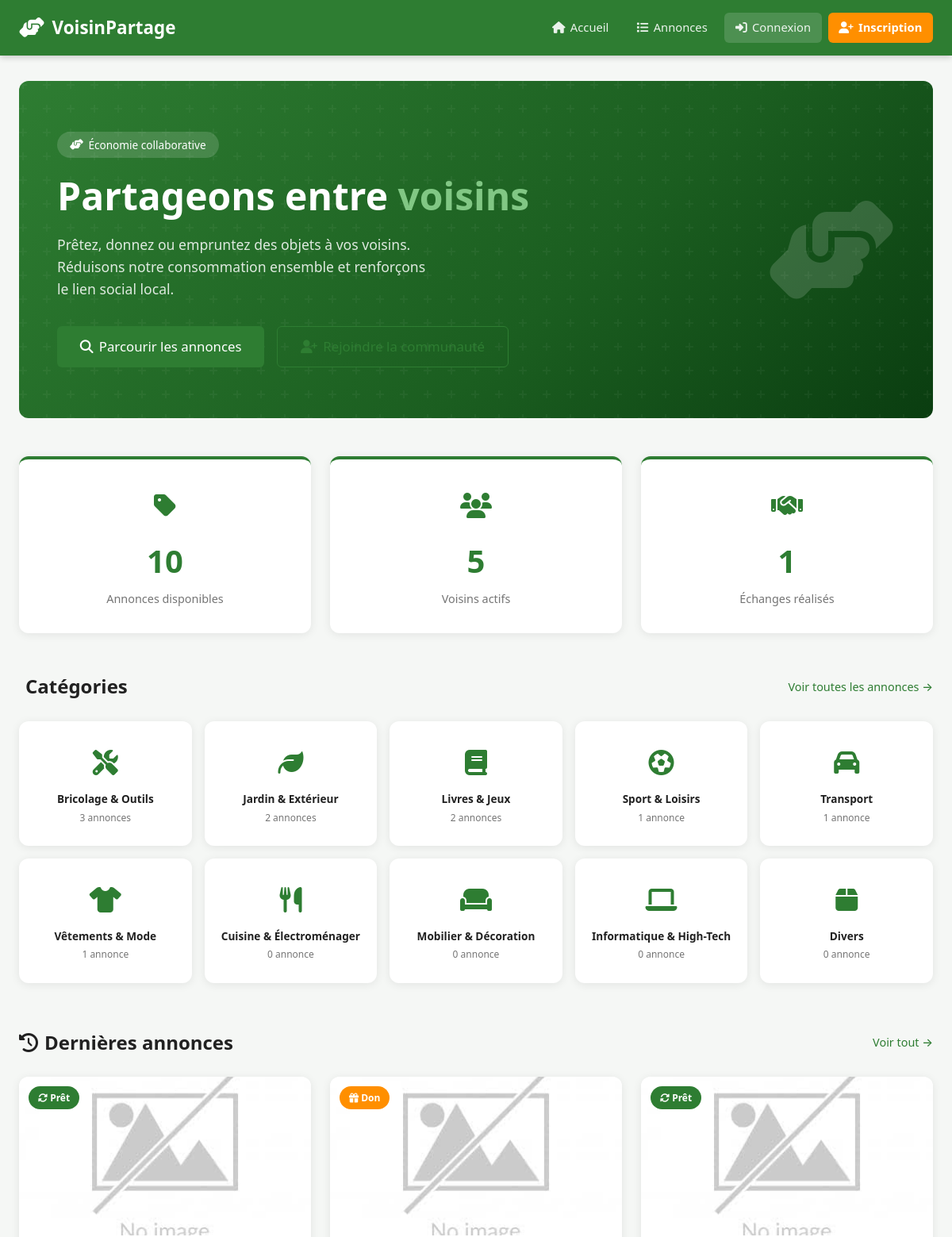
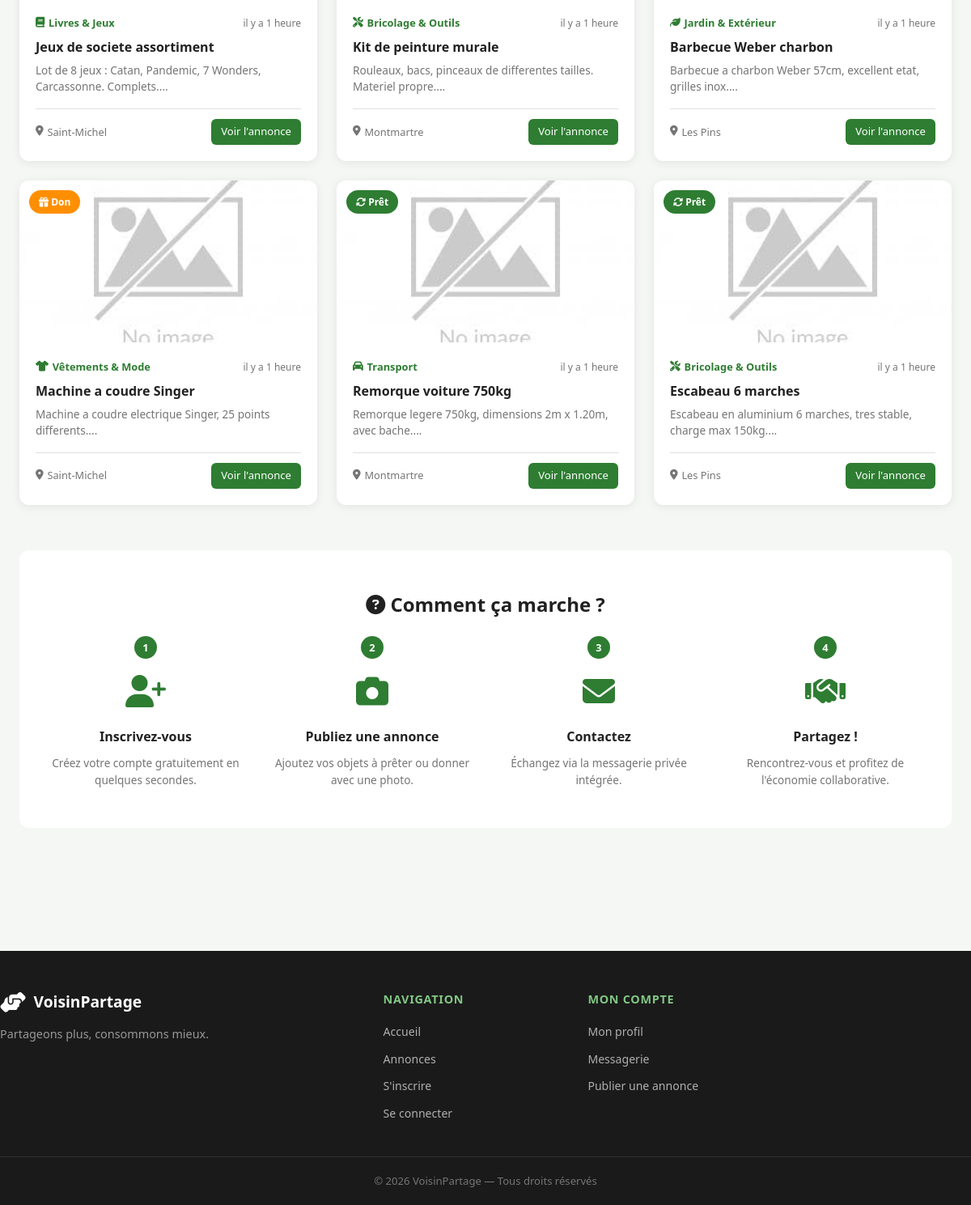
The page / on the database its author committed (2 pictures, top to bottom).
### tables this page shows
CREATE TABLE IF NOT EXISTS categories (
    id_categorie INT UNSIGNED NOT NULL AUTO_INCREMENT,
    nom          VARCHAR(100) NOT NULL,
    icone        VARCHAR(100) NOT NULL DEFAULT 'fa-solid fa-box',
    description  TEXT         DEFAULT NULL,
    PRIMARY KEY (id_categorie)
);

CREATE TABLE IF NOT EXISTS annonces (
    id_annonce      INT UNSIGNED  NOT NULL AUTO_INCREMENT,
    titre           VARCHAR(255)  NOT NULL,
    description     TEXT          NOT NULL,
    type            ENUM('pret','don') NOT NULL DEFAULT 'pret',
    statut          ENUM('disponible','reserve','indisponible') NOT NULL DEFAULT 'disponible',
    photo           VARCHAR(255)  NOT NULL DEFAULT 'no-image.png',
    date_publication DATETIME     NOT NULL DEFAULT CURRENT_TIMESTAMP,
    id_utilisateur  INT UNSIGNED  NOT NULL,
    id_categorie    INT UNSIGNED  NOT NULL,
    PRIMARY KEY (id_annonce),
    CONSTRAINT fk_annonce_user FOREIGN KEY (id_utilisateur)
        REFERENCES utilisateurs(id_utilisateur) ON DELETE CASCADE ON UPDATE CASCADE,
    CONSTRAINT fk_annonce_cat  FOREIGN KEY (id_categorie)
        REFERENCES categories(id_categorie)    ON DELETE RESTRICT ON UPDATE CASCADE
);

CREATE TABLE IF NOT EXISTS utilisateurs (
    id_utilisateur  INT UNSIGNED      NOT NULL AUTO_INCREMENT,
    nom             VARCHAR(100)      NOT NULL,
    prenom          VARCHAR(100)      NOT NULL,
    email           VARCHAR(255)      NOT NULL UNIQUE,
    mot_de_passe    VARCHAR(255)      NOT NULL,
    telephone       VARCHAR(20)       DEFAULT NULL,
    adresse         VARCHAR(255)      DEFAULT NULL,
    quartier        VARCHAR(100)      DEFAULT NULL,
    photo_profil    VARCHAR(255)      NOT NULL DEFAULT 'default.png',
    role            ENUM('utilisateur','administrateur') NOT NULL DEFAULT 'utilisateur',
    actif           TINYINT(1)        NOT NULL DEFAULT 1,
    date_inscription DATETIME         NOT NULL DEFAULT CURRENT_TIMESTAMP,
    PRIMARY KEY (id_utilisateur)
);

### includes/functions.php (called while the page is built, shortened)
<?php
function estConnecte(): bool {
    return !empty($_SESSION['user_id']);
}
function formaterDate(string $dateStr): string {
    $now  = new DateTime();
    $date = new DateTime($dateStr);
    $diff = $now->diff($date);
    if ($diff->h > 0) return 'il y a ' . $diff->h . ' heure' . ($diff->h > 1 ? 's' : '');
    return 'à l\'instant';
}
function e(string $str): string {
    return htmlspecialchars($str, ENT_QUOTES, 'UTF-8');
}
function getBaseUrl(): string {
    static $base = null;
    if ($base !== null) return $base;
    $docRoot = rtrim(str_replace('\\', '/', $_SERVER['DOCUMENT_ROOT']), '/');
    $selfDir = str_replace('\\', '/', dirname(__DIR__));
    $base = str_replace($docRoot, '', $selfDir);
    return $base;
}
function imgAnnonce(string $photo): string {
    $base = getBaseUrl();
    if (empty($photo) || $photo === 'no-image.png') {
        return $base . '/assets/images/no-image.png';
    }
    return $base . '/assets/images/uploads/annonces/' . $photo;
}

### index.php (the view, shortened to what this page needs)
<?php
require_once 'includes/functions.php';
$pdo = getDB();
$stmtAnnonces = $pdo->query("
    SELECT a.*, c.nom AS categorie_nom, c.icone AS categorie_icone,
           u.nom AS user_nom, u.prenom AS user_prenom, u.quartier
    FROM annonces a
    JOIN categories c ON a.id_categorie = c.id_categorie
    JOIN utilisateurs u ON a.id_utilisateur = u.id_utilisateur
    WHERE a.statut = 'disponible'
    ORDER BY a.date_publication DESC
    LIMIT 6
");
$dernieresAnnonces = $stmtAnnonces->fetchAll();
$stmtCats = $pdo->query("
    SELECT c.*, COUNT(a.id_annonce) AS nb_annonces
    FROM categories c
    LEFT JOIN annonces a ON c.id_categorie = a.id_categorie
        AND a.statut = 'disponible'
    GROUP BY c.id_categorie
    ORDER BY nb_annonces DESC
");
$categories = $stmtCats->fetchAll();
$stats = [
    'annonces' => $pdo->query("SELECT COUNT(*) FROM annonces WHERE statut = 'disponible'")->fetchColumn(),
    'users'    => $pdo->query("SELECT COUNT(*) FROM utilisateurs WHERE actif = 1")->fetchColumn(),
    'echanges' => $pdo->query("SELECT COUNT(*) FROM demandes_emprunt WHERE statut = 'terminee'")->fetchColumn(),
];
require_once 'includes/header.php';
?>
<section class="hero">
    <div class="hero-content">
        <div class="hero-badge">
            <i class="fa-solid fa-hands-helping"></i> Économie collaborative
        </div>
        <h1 class="hero-title">
            Partageons entre <span class="highlight">voisins</span>
        </h1>
        <p class="hero-subtitle">
            Prêtez, donnez ou empruntez des objets à vos voisins.
            Réduisons notre consommation ensemble et renforçons le lien social local.
        </p>
        <div class="hero-actions">
            <a href="annonces/liste.php" class="btn btn-primary btn-lg">
                <i class="fa-solid fa-magnifying-glass"></i> Parcourir les annonces
            </a>
            <?php if (estConnecte()): ?>
                <a href="annonces/creer.php" class="btn btn-outline btn-lg">
                    <i class="fa-solid fa-plus"></i> Publier une annonce
                </a>
            <?php else: ?>
                <a href="inscription.php" class="btn btn-outline btn-lg">
                    <i class="fa-solid fa-user-plus"></i> Rejoindre la communauté
                </a>
            <?php endif; ?>
        </div>
    </div>
    <div class="hero-illustration">
        <i class="fa-solid fa-hands-helping hero-icon"></i>
    </div>
</section>
<section class="stats-section">
    <div class="stats-grid">
        <div class="stat-card">
            <div class="stat-icon"><i class="fa-solid fa-tag"></i></div>
            <div class="stat-number"><?= $stats['annonces'] ?></div>
            <div class="stat-label">Annonces disponibles</div>
        </div>
        <div class="stat-card">
            <div class="stat-icon"><i class="fa-solid fa-users"></i></div>
            <div class="stat-number"><?= $stats['users'] ?></div>
            <div class="stat-label">Voisins actifs</div>
        </div>
        <div class="stat-card">
            <div class="stat-icon"><i class="fa-solid fa-handshake"></i></div>
            <div class="stat-number"><?= $stats['echanges'] ?></div>
            <div class="stat-label">Échanges réalisés</div>
        </div>
    </div>
</section>
<section class="section">
    <div class="section-header">
        <h2><i class="fa-solid fa-grid-2"></i> Catégories</h2>
        <a href="annonces/liste.php" class="btn-link">Voir toutes les annonces →</a>
    </div>
    <div class="categories-grid">
        <?php foreach ($categories as $cat): ?>
            <a href="annonces/liste.php?categorie=<?= $cat['id_categorie'] ?>"
               class="category-card">
                <div class="category-icon">
                    <i class="<?= e($cat['icone']) ?>"></i>
                </div>
                <div class="category-name"><?= e($cat['nom']) ?></div>
                <div class="category-count">
                    <?= $cat['nb_annonces'] ?>
                    annonce<?= $cat['nb_annonces'] > 1 ? 's' : '' ?>
                </div>
            </a>
        <?php endforeach; ?>
    </div>
</section>
<section class="section">
    <div class="section-header">
        <h2><i class="fa-solid fa-clock-rotate-left"></i> Dernières annonces</h2>
        <a href="annonces/liste.php" class="btn-link">Voir tout →</a>
    </div>
    <?php if (empty($dernieresAnnonces)): ?>
        <div class="empty-state">
            <i class="fa-solid fa-box-open"></i>
            <p>Aucune annonce disponible pour le moment.</p>
            <?php if (estConnecte()): ?>
                <a href="annonces/creer.php" class="btn btn-primary">
                    Publier la première annonce
                </a>
            <?php endif; ?>
        </div>
    <?php else: ?>
        <div class="annonces-grid">
            <?php foreach ($dernieresAnnonces as $a): ?>
                <article class="annonce-card">
                    <a href="annonces/detail.php?id=<?= $a['id_annonce'] ?>"
                       class="card-image-link">
                        <img src="<?= imgAnnonce($a['photo']) ?>"
                             alt="<?= e($a['titre']) ?>"
                             class="card-image"
                             onerror="this.onerror=null; this.src='<?= $base ?>/assets/images/no-image.png'">
                        <span class="badge-type badge-type-<?= $a['type'] ?>">
                            <?= $a['type'] === 'pret'
                                ? '<i class="fa-solid fa-rotate"></i> Prêt'
                                : '<i class="fa-solid fa-gift"></i> Don' ?>
                        </span>
                    </a>
                    <div class="card-body">
                        <div class="card-meta">
                            <span class="card-category">
                                <i class="<?= e($a['categorie_icone']) ?>"></i>
                                <?= e($a['categorie_nom']) ?>
                            </span>
                            <span class="card-date">
                                <?= formaterDate($a['date_publication']) ?>
                            </span>
                        </div>
                        <h3 class="card-title">
                            <a href="annonces/detail.php?id=<?= $a['id_annonce'] ?>">
                                <?= e($a['titre']) ?>
                            </a>
                        </h3>
                        <p class="card-desc">
                            <?= e(mb_substr($a['description'], 0, 100)) ?>...
                        </p>
                        <div class="card-footer">
                            <span class="card-user">
                                <i class="fa-solid fa-location-dot"></i>
                                <?= e($a['quartier'] ?? 'Non précisé') ?>
                            </span>
                            <a href="annonces/detail.php?id=<?= $a['id_annonce'] ?>"
                               class="btn btn-sm btn-primary">
                                Voir l'annonce
                            </a>
                        </div>
                    </div>
                </article>
            <?php endforeach; ?>
        </div>
    <?php endif; ?>
</section>
<section class="section section-how">
    <h2 class="text-center">
        <i class="fa-solid fa-circle-question"></i> Comment ça marche ?
    </h2>
    <div class="steps-grid">
        <div class="step-card">
            <div class="step-number">1</div>
            <div class="step-icon"><i class="fa-solid fa-user-plus"></i></div>
            <h3>Inscrivez-vous</h3>
            <p>Créez votre compte gratuitement en quelques secondes.</p>
        </div>
        <div class="step-card">
            <div class="step-number">2</div>
            <div class="step-icon"><i class="fa-solid fa-camera"></i></div>
            <h3>Publiez une annonce</h3>
            <p>Ajoutez vos objets à prêter ou donner avec une photo.</p>
        </div>
        <div class="step-card">
            <div class="step-number">3</div>
            <div class="step-icon"><i class="fa-solid fa-envelope"></i></div>
            <h3>Contactez</h3>
            <p>Échangez via la messagerie privée intégrée.</p>
        </div>
        <div class="step-card">
            <div class="step-number">4</div>
            <div class="step-icon"><i class="fa-solid fa-handshake"></i></div>
            <h3>Partagez !</h3>
            <p>Rencontrez-vous et profitez de l'économie collaborative.</p>
        </div>
    </div>
</section>
<?php require_once 'includes/footer.php'; ?>

### includes/header.php (shortened to what this page needs)
<?php
require_once dirname(__DIR__) . '/includes/functions.php';
$nonLus = 0;
$base   = '/voisinpartage/';
?>
<!DOCTYPE html>
<html lang="fr">
<head>
    <link rel="stylesheet" href="<?= $base ?>assets/css/style.css">
    <link rel="stylesheet" href="https://cdnjs.cloudflare.com/ajax/libs/font-awesome/6.5.0/css/all.min.css">
</head>
<body>
<header class="site-header">
    <div class="container header-inner">
        <a href="<?= $base ?>index.php" class="logo">
            <i class="fa-solid fa-hands-helping"></i>
            <span>VoisinPartage</span>
        </a>
        <nav class="main-nav" id="mainNav">
            <ul>
                <li><a href="<?= $base ?>index.php"><i class="fa-solid fa-house"></i> Accueil</a></li>
                <li><a href="<?= $base ?>annonces/liste.php"><i class="fa-solid fa-list"></i> Annonces</a></li>
                <?php if (estConnecte()): ?>
                    <li>
                        <a href="<?= $base ?>annonces/creer.php"><i class="fa-solid fa-plus"></i> Publier</a>
                    </li>
                    <li>
                        <a href="<?= $base ?>messages/messagerie.php" class="nav-messages">
                            <i class="fa-solid fa-envelope"></i> Messages
                            <?php if ($nonLus > 0): ?>
                                <span class="badge"><?= $nonLus ?></span>
                            <?php endif; ?>
                        </a>
                    </li>
                    <li>
                        <a href="<?= $base ?>profil/mon_profil.php">
                            <img src="<?= $base ?>assets/images/uploads/profils/<?= e($_SESSION['photo_profil'] ?? 'default.png') ?>"
                                 onerror="this.src='<?= $base ?>assets/images/default.png'"
                                 class="nav-avatar" alt="Profil">
                            <?= e($_SESSION['prenom'] ?? 'Mon profil') ?>
                        </a>
                    </li>
                    <?php if (estAdmin()): ?>
                        <li><a href="<?= $base ?>admin/dashboard.php" class="nav-admin"><i class="fa-solid fa-shield-halved"></i> Admin</a></li>
                    <?php endif; ?>
                    <li><a href="<?= $base ?>deconnexion.php" class="btn-nav-danger"><i class="fa-solid fa-right-from-bracket"></i> Déconnexion</a></li>
                <?php else: ?>
                    <li><a href="<?= $base ?>connexion.php" class="btn-nav"><i class="fa-solid fa-right-to-bracket"></i> Connexion</a></li>
                    <li><a href="<?= $base ?>inscription.php" class="btn-nav-primary"><i class="fa-solid fa-user-plus"></i> Inscription</a></li>
                <?php endif; ?>
            </ul>
        </nav>
    </div>
</header>
<main class="site-main">
<div class="container">

### includes/footer.php (shortened to what this page needs)
</div>
</main>
<footer class="site-footer">
    <div class="container footer-inner">
        <div class="footer-brand">
            <a href="/voisinpartage/index.php" class="logo">
                <i class="fa-solid fa-hands-helping"></i>
                <span>VoisinPartage</span>
            </a>
            <p>Partageons plus, consommons mieux.</p>
        </div>
        <div class="footer-links">
            <h4>Navigation</h4>
            <ul>
                <li><a href="/voisinpartage/index.php">Accueil</a></li>
                <li><a href="/voisinpartage/annonces/liste.php">Annonces</a></li>
                <li><a href="/voisinpartage/inscription.php">S'inscrire</a></li>
                <li><a href="/voisinpartage/connexion.php">Se connecter</a></li>
            </ul>
        </div>
        <div class="footer-links">
            <h4>Mon compte</h4>
            <ul>
                <li><a href="/voisinpartage/profil/mon_profil.php">Mon profil</a></li>
                <li><a href="/voisinpartage/messages/messagerie.php">Messagerie</a></li>
                <li><a href="/voisinpartage/annonces/creer.php">Publier une annonce</a></li>
            </ul>
        </div>
    </div>
    <div class="footer-bottom">
        <p>&copy; <?= date('Y') ?> VoisinPartage — Tous droits réservés</p>
    </div>
</footer>
</body>
</html>

### rows shown on the page
categories: nom "Bricolage & Outils", nb_annonces "3"
categories: nom "Jardin & Extérieur", nb_annonces "2"
categories: nom "Livres & Jeux", nb_annonces "2"
categories: nom "Sport & Loisirs", nb_annonces "1"
categories: nom "Transport", nb_annonces "1"
categories: nom "Vêtements & Mode", nb_annonces "1"
categories: nom "Cuisine & Électroménager", nb_annonces "0"
categories: nom "Mobilier & Décoration", nb_annonces "0"
categories: nom "Informatique & High-Tech", nb_annonces "0"
categories: nom "Divers", nb_annonces "0"
annonces: photo (placeholder picture), type "pret" (drawn), id_categorie.nom "Livres & Jeux", date_publication "il y a 1 heure", titre "Jeux de societe assortiment", description "Lot de 8 jeux : Catan, Pandemic, 7 Wonders, Carcassonne. Complets.", id_utilisateur.quartier "Saint-Michel"
annonces: photo (placeholder picture), type "don" (drawn), id_categorie.nom "Bricolage & Outils", date_publication "il y a 1 heure", titre "Kit de peinture murale", description "Rouleaux, bacs, pinceaux de differentes tailles. Materiel propre.", id_utilisateur.quartier "Montmartre"
annonces: photo (placeholder picture), type "pret" (drawn), id_categorie.nom "Jardin & Extérieur", date_publication "il y a 1 heure", titre "Barbecue Weber charbon", description "Barbecue a charbon Weber 57cm, excellent etat, grilles inox.", id_utilisateur.quartier "Les Pins"
annonces: photo (placeholder picture), type "don" (drawn), id_categorie.nom "Vêtements & Mode", date_publication "il y a 1 heure", titre "Machine a coudre Singer", description "Machine a coudre electrique Singer, 25 points differents.", id_utilisateur.quartier "Saint-Michel"
annonces: photo (placeholder picture), type "pret" (drawn), id_categorie.nom "Transport", date_publication "il y a 1 heure", titre "Remorque voiture 750kg", description "Remorque legere 750kg, dimensions 2m x 1.20m, avec bache.", id_utilisateur.quartier "Montmartre"
annonces: photo (placeholder picture), type "pret" (drawn), id_categorie.nom "Bricolage & Outils", date_publication "il y a 1 heure", titre "Escabeau 6 marches", description "Escabeau en aluminium 6 marches, tres stable, charge max 150kg.", id_utilisateur.quartier "Les Pins"

### other values the page prints
$stats['annonces'] "10"
$stats['users'] "5"
$stats['echanges'] "1"
